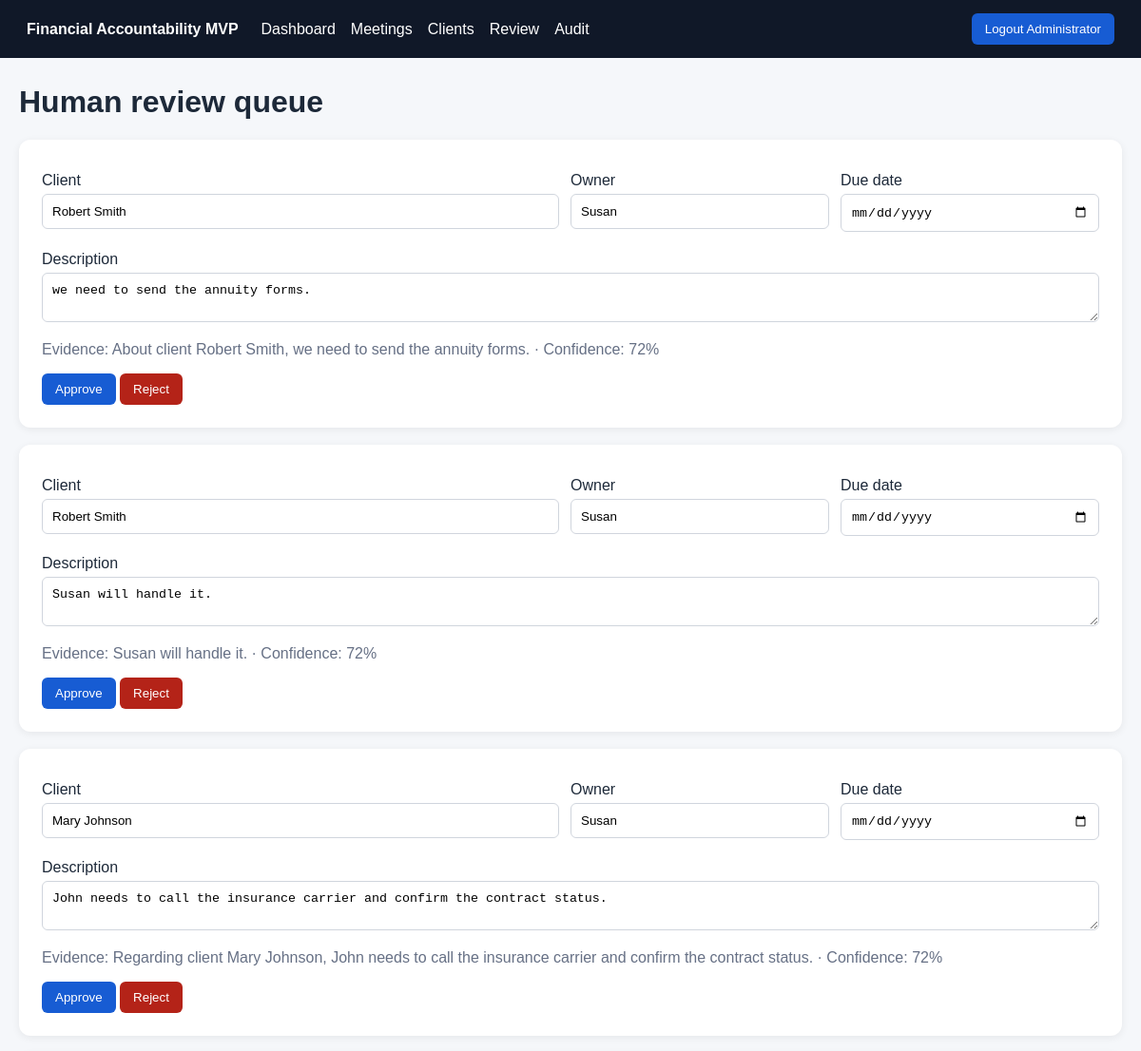
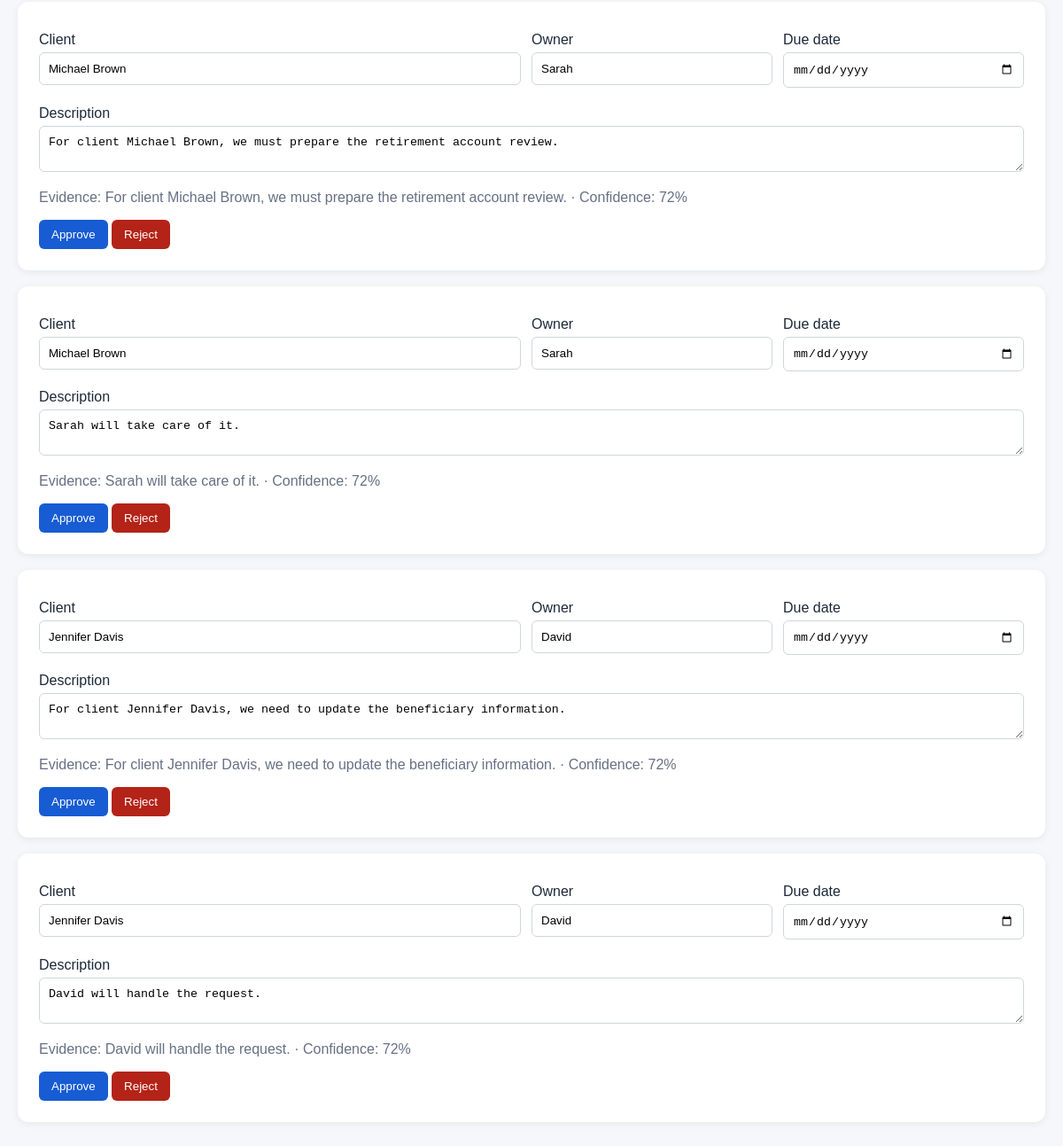
Screenshot of /review (signed in) with the database file from the repository (2 pictures, top to bottom).
### app/models.py (models this page shows)
class User(Base):
    __tablename__="users"
    id: Mapped[int]=mapped_column(primary_key=True)
    name: Mapped[str]=mapped_column(String(120))
    email: Mapped[str]=mapped_column(String(180), unique=True, index=True)
    password_hash: Mapped[str]=mapped_column(String(300))
    role: Mapped[str]=mapped_column(String(30), default="ADVISOR")
    active: Mapped[bool]=mapped_column(Boolean, default=True)
    created_at: Mapped[datetime]=mapped_column(DateTime, default=now)

class Commitment(Base):
    __tablename__="commitments"
    id: Mapped[int]=mapped_column(primary_key=True)
    meeting_id: Mapped[int]=mapped_column(ForeignKey("meetings.id"))
    client_id: Mapped[int|None]=mapped_column(ForeignKey("clients.id"), nullable=True)
    client_name: Mapped[str]=mapped_column(String(180), default="Unknown")
    description: Mapped[str]=mapped_column(Text)
    owner: Mapped[str]=mapped_column(String(120), default="Unassigned")
    due_date: Mapped[str|None]=mapped_column(String(20), nullable=True)
    status: Mapped[str]=mapped_column(String(30), default="OPEN")
    review_status: Mapped[str]=mapped_column(String(30), default="PENDING_REVIEW")
    confidence: Mapped[float]=mapped_column(Float, default=.5)
    evidence: Mapped[str]=mapped_column(Text, default="")
    created_at: Mapped[datetime]=mapped_column(DateTime, default=now)
    closed_at: Mapped[datetime|None]=mapped_column(DateTime, nullable=True)
    meeting: Mapped[Meeting]=relationship(back_populates="commitments")
    client: Mapped[Client|None]=relationship(back_populates="commitments")

### app/main.py (the view)
@app.get("/review", response_class=HTMLResponse)
def review_page(request: Request, db: Session = Depends(get_db)):
    require(request, db)
    items = list(db.scalars(select(Commitment).where(Commitment.review_status == "PENDING_REVIEW").order_by(Commitment.created_at)))
    return render(request, "review.html", items=items)

### app/templates/review.html
{% extends 'base.html' %}{% block content %}<h1>Human review queue</h1>{% for c in items %}<form method="post" action="/commitments/{{c.id}}/review" class="panel"><div class="grid"><label>Client<input name="client_name" value="{{c.client_name}}"></label><label>Owner<input name="owner" value="{{c.owner}}"></label><label>Due date<input type="date" name="due_date" value="{{c.due_date or ''}}"></label></div><label>Description<textarea name="description">{{c.description}}</textarea></label><p class="muted">Evidence: {{c.evidence}} · Confidence: {{(c.confidence*100)|round|int}}%</p><button name="action" value="approve">Approve</button> <button class="danger" name="action" value="reject">Reject</button></form>{% else %}<p>No items awaiting review.</p>{% endfor %}{% endblock %}

### app/templates/base.html
<!doctype html><html><head><meta charset="utf-8"><meta name="viewport" content="width=device-width"><title>{{ app_name }}</title><link rel="stylesheet" href="/static/style.css"></head><body>
<header><strong>{{ app_name }}</strong>{% if user %}<nav><a href="/">Dashboard</a><a href="/meetings">Meetings</a><a href="/clients">Clients</a><a href="/review">Review</a><a href="/audit">Audit</a></nav><form method="post" action="/logout"><button>Logout {{ user.name }}</button></form>{% endif %}</header><main>{% block content %}{% endblock %}</main></body></html>

### app/static/style.css (style rules this page uses)
:root { font-family:Arial,sans-serif;color:#1d2939;background:#f5f7fa }
body { margin:0 }
header { display:flex;gap:24px;align-items:center;padding:14px 28px;background:#101828;color:white }
header nav { display:flex;gap:16px;flex:1 }
a { color:#175cd3;text-decoration:none }
header a { color:white }
main { max-width:1200px;margin:28px auto;padding:0 20px }
.panel,.login { background:white;padding:24px;border-radius:12px;margin:18px 0;box-shadow:0 2px 8px #0001 }
label { display:block;margin:10px 0 }
input,textarea { width:100%;box-sizing:border-box;padding:10px;margin-top:5px;border:1px solid #d0d5dd;border-radius:6px }
button { padding:9px 14px;border:0;border-radius:6px;background:#175cd3;color:white;cursor:pointer }
.danger { background:#b42318 }
.grid { display:grid;grid-template-columns:2fr 1fr 1fr;gap:12px }
.muted { color:#667085 }

### rows the page displays
User: name "Administrator"
Commitment: client_name "Robert Smith", owner "Susan", description "we need to send the annuity forms.", evidence "About client Robert Smith, we need to send the annuity forms.", (c.confidence*100)|round|int "72"
Commitment: client_name "Robert Smith", owner "Susan", description "Susan will handle it.", evidence "Susan will handle it.", (c.confidence*100)|round|int "72"
Commitment: client_name "Mary Johnson", owner "Susan", description "John needs to call the insurance carrier and confirm the contract status.", evidence "Regarding client Mary Johnson, John needs to call the insurance carrier and confirm the contract status.", (c.confidence*100)|round|int "72"
Commitment: client_name "Michael Brown", owner "Sarah", description "For client Michael Brown, we must prepare the retirement account review.", evidence "For client Michael Brown, we must prepare the retirement account review.", (c.confidence*100)|round|int "72"
Commitment: client_name "Michael Brown", owner "Sarah", description "Sarah will take care of it.", evidence "Sarah will take care of it.", (c.confidence*100)|round|int "72"
Commitment: client_name "Jennifer Davis", owner "David", description "For client Jennifer Davis, we need to update the beneficiary information.", evidence "For client Jennifer Davis, we need to update the beneficiary information.", (c.confidence*100)|round|int "72"
Commitment: client_name "Jennifer Davis", owner "David", description "David will handle the request.", evidence "David will handle the request.", (c.confidence*100)|round|int "72"

### other values shown
{{ app_name }} "Financial Accountability MVP"
